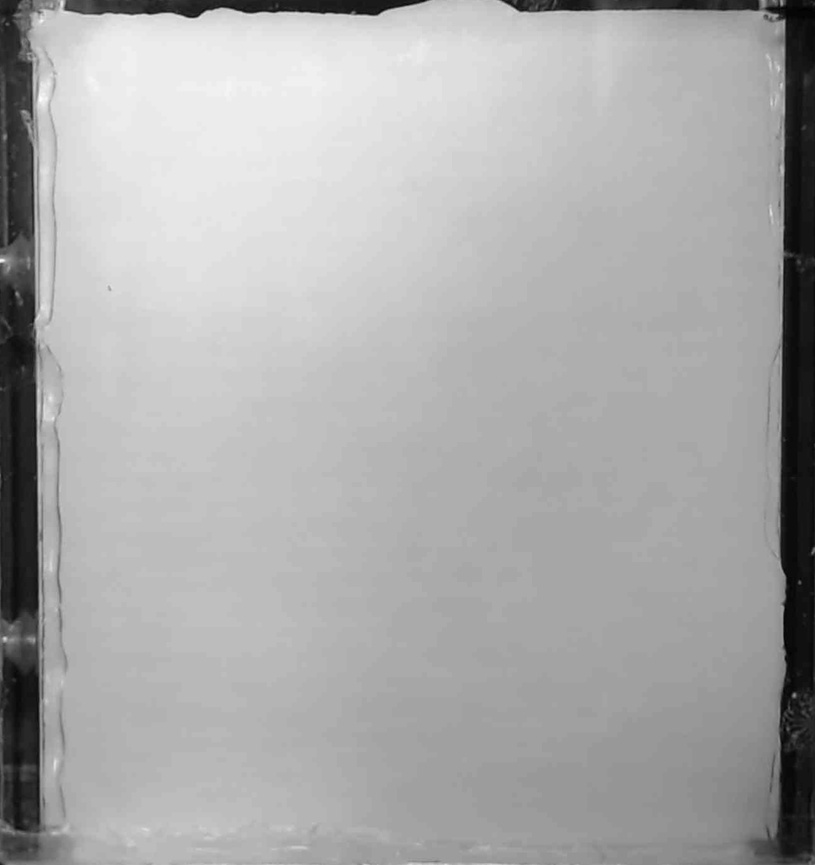
#> input picture photos/s1/p1.jpg, 815 x 865 px, shrunk from 1302 x 1382 before the run
$ python -i Image.py   (imports and definitions only)
#> lines starting #> are read from the running program, lines starting #| are printed output that depends on the picture; after the words box and inside, x2 and y2 are one past the last pixel; in counts of white or black regions, pixels touching at a corner belong together
import cv2
from skimage.filters import threshold_otsu


class dataImage:
    def __init__(self, path):
#> called with path = 'photos/s1/p1.jpg'
        self.path = path
        self.image = cv2.imread(self.path)
#> self.image is the input picture: shape (865, 815, 3); min 0, max 254, mean 170.6
        self.img = cv2.cvtColor(self.image, cv2.COLOR_BGR2RGB)
        self.imgbin = self.calcotsu()

    def calcotsu(self):
        img_gray = cv2.cvtColor(self.img, cv2.COLOR_RGB2GRAY)
        thresh = threshold_otsu(img_gray)
#> thresh = 111
        img_otsu = img_gray < thresh
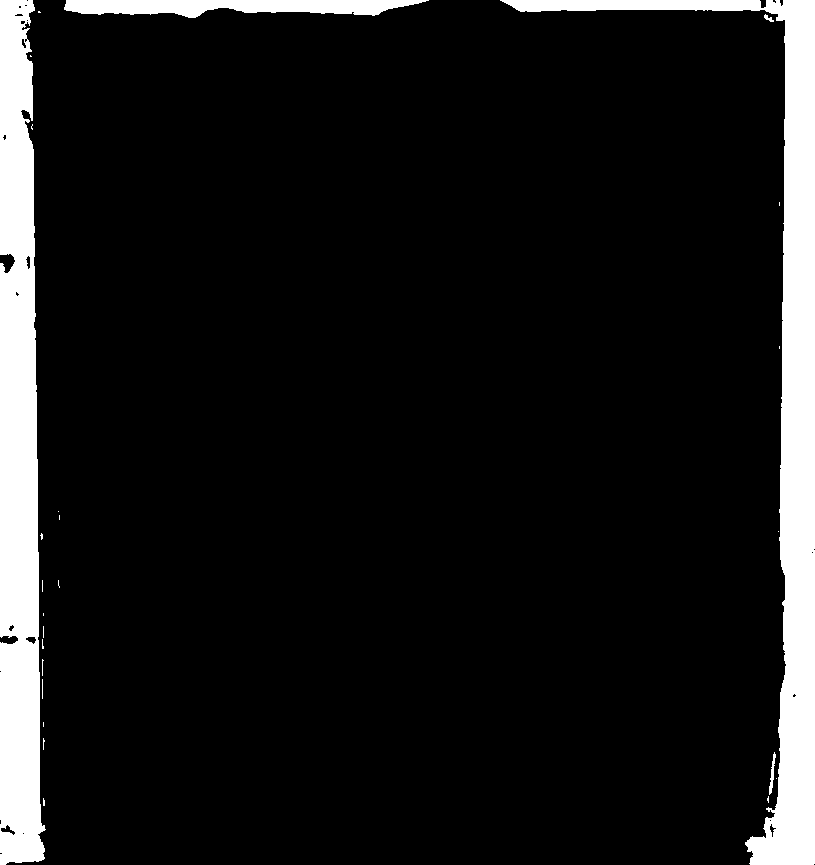
#> img_otsu: shape (865, 815) bool; 9.7% white; 26 white regions (20 under 20 px), largest, box (x1, y1, x2, y2) and area: (500, 0, 815, 865) 32583, (0, 0, 46, 865) 30925, (64, 0, 429, 18) 4436, (769, 752, 776, 795) 118, (764, 14, 774, 22) 37, (42, 679, 43, 699) 20
        return img_otsu

>>> result = dataImage('photos/s1/p1.jpg').calcotsu()

$ run again, on photos/s1/p10.jpg
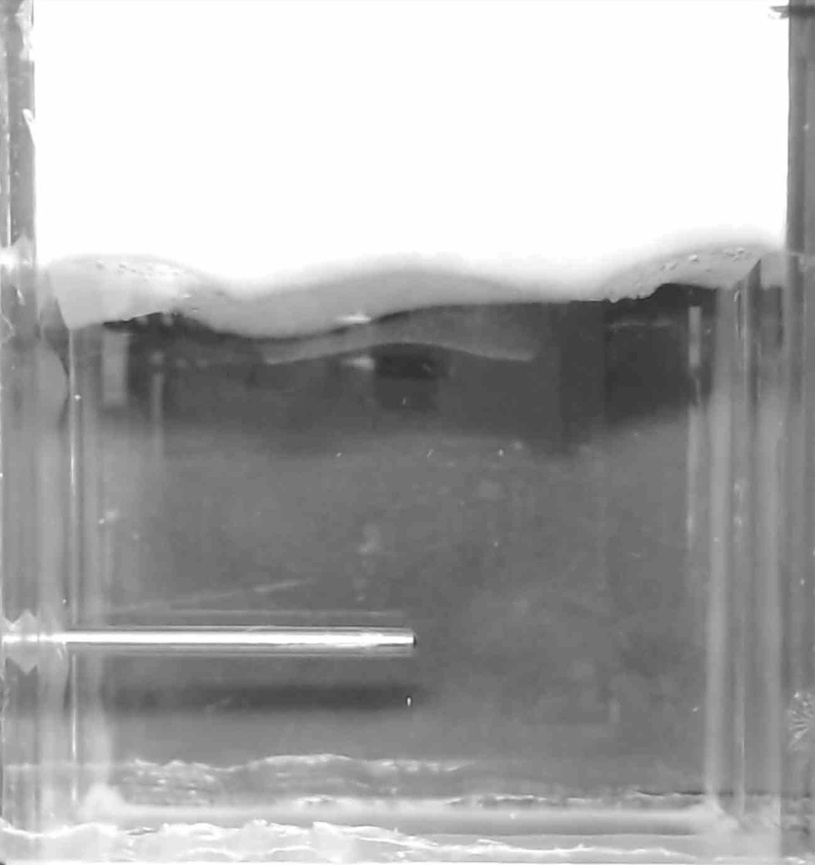
#> input picture photos/s1/p10.jpg, 815 x 865 px, shrunk from 1302 x 1382 before the run
#> in __init__, self.image is the input picture: shape (865, 815, 3); min 40, max 255, mean 168.8
#> thresh = 181
#> in calcotsu, `img_otsu = img_gray < thresh`:
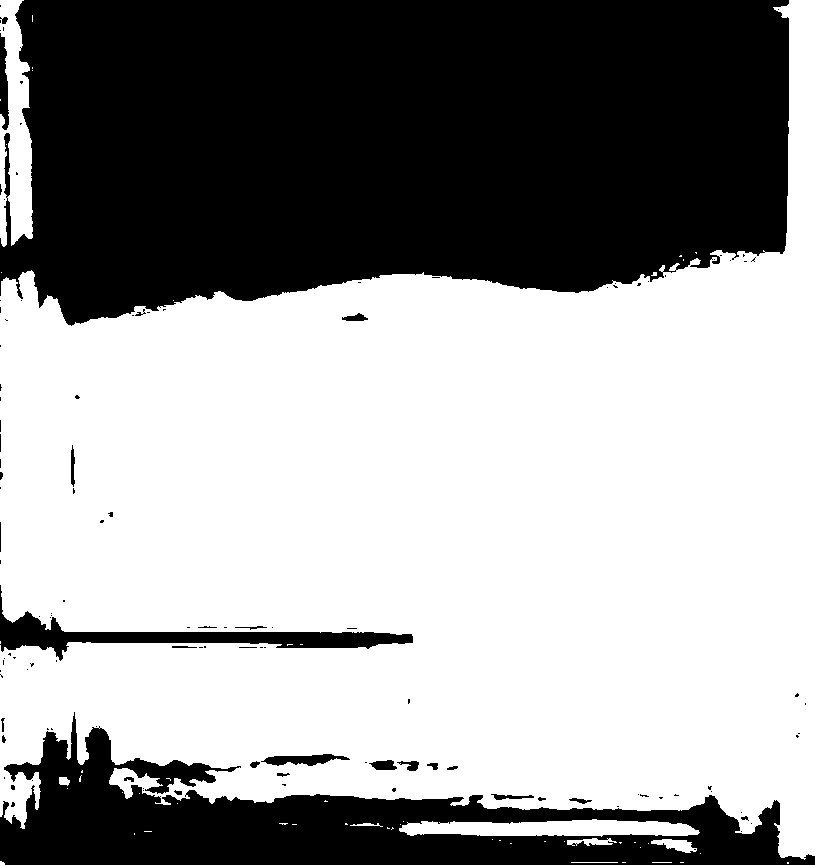
#> img_otsu: shape (865, 815) bool; 60.5% white; 122 black regions (95 under 20 px), largest, box (x1, y1, x2, y2) and area: (0, 0, 789, 326) 219049, (0, 712, 815, 865) 49971, (0, 585, 413, 661) 6160
